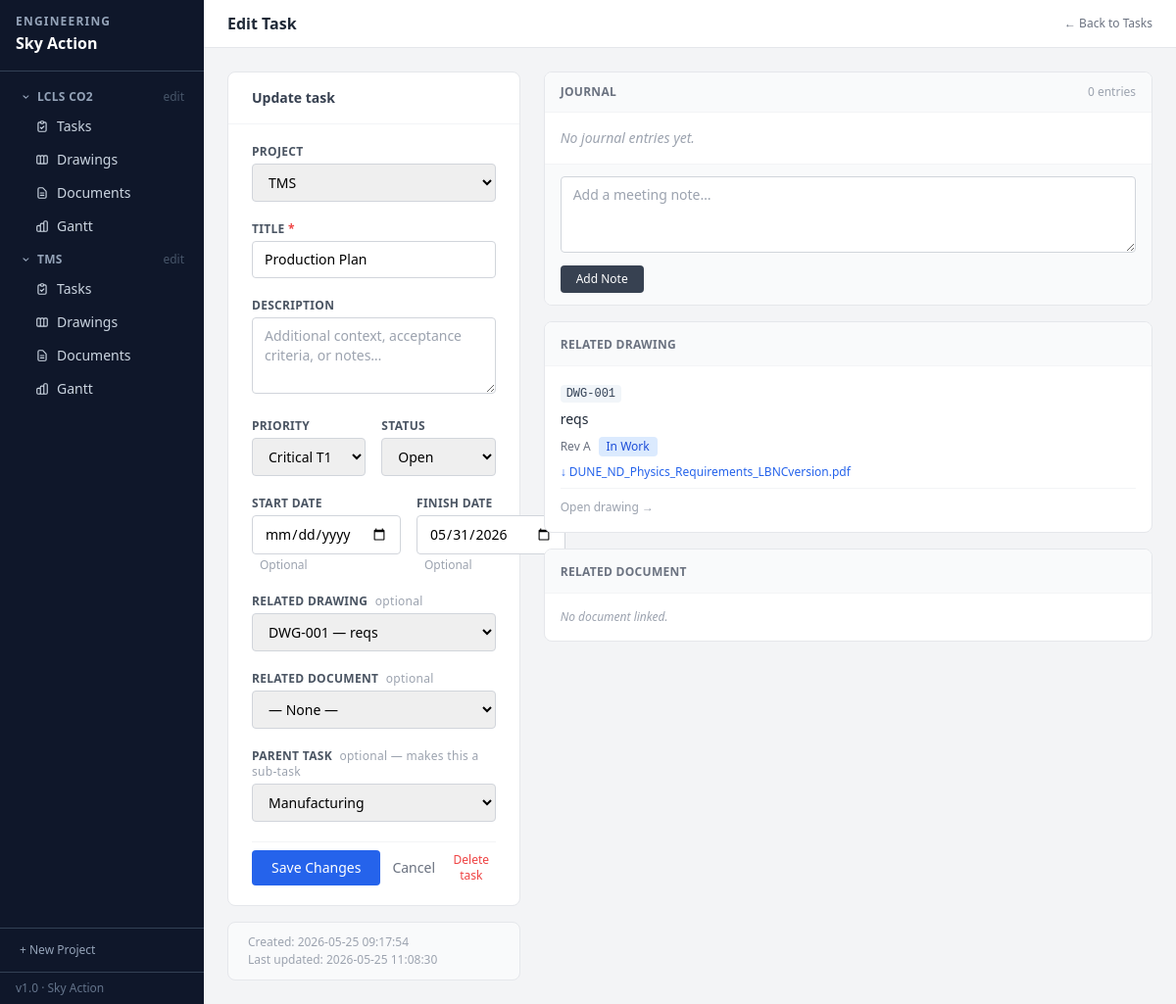
The page /tasks/5/edit on the database as committed earlier.
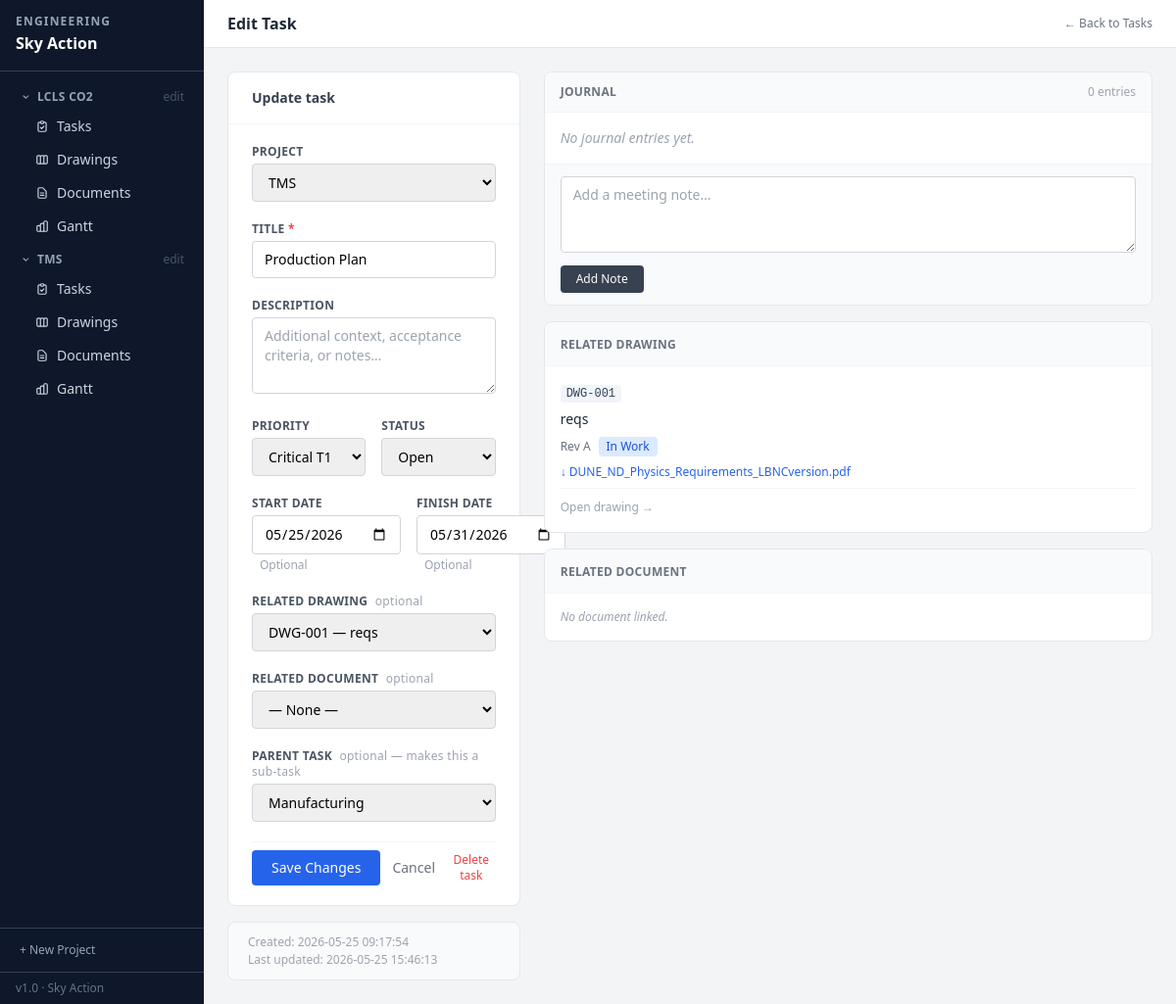
The same page on the database as committed later.
### tables this page shows
CREATE TABLE tasks (
    id          INTEGER PRIMARY KEY AUTOINCREMENT,
    title       TEXT NOT NULL,
    description TEXT DEFAULT '',
    priority    TEXT NOT NULL DEFAULT 'Medium',
    status      TEXT NOT NULL DEFAULT 'Open',
    finish_date    TEXT,
    drawing_id  INTEGER REFERENCES drawings(id) ON DELETE SET NULL,
    document_id INTEGER REFERENCES documents(id) ON DELETE SET NULL,
    created_at  TEXT NOT NULL DEFAULT (datetime('now','localtime')),
    updated_at  TEXT NOT NULL DEFAULT (datetime('now','localtime'))
, parent_id INTEGER REFERENCES tasks(id) ON DELETE CASCADE, project_id INTEGER REFERENCES projects(id) ON DELETE SET NULL, start_date TEXT);

CREATE TABLE projects (
    id          INTEGER PRIMARY KEY AUTOINCREMENT,
    name        TEXT NOT NULL,
    description TEXT DEFAULT '',
    status      TEXT NOT NULL DEFAULT 'Active',
    created_at  TEXT NOT NULL DEFAULT (datetime('now','localtime')),
    updated_at  TEXT NOT NULL DEFAULT (datetime('now','localtime'))
);

CREATE TABLE drawings (
    id          INTEGER PRIMARY KEY AUTOINCREMENT,
    number      TEXT UNIQUE NOT NULL,
    title       TEXT NOT NULL,
    revision    TEXT NOT NULL DEFAULT 'A',
    status      TEXT NOT NULL DEFAULT 'In Work',
    description TEXT DEFAULT '',
    filename    TEXT,
    orig_name   TEXT,
    created_at  TEXT NOT NULL DEFAULT (datetime('now','localtime')),
    updated_at  TEXT NOT NULL DEFAULT (datetime('now','localtime'))
, project_id INTEGER REFERENCES projects(id) ON DELETE SET NULL);

### app.py (the view, shortened to what this page needs)
@app.route('/tasks/<int:id>/edit', methods=['GET', 'POST'])
def task_edit(id):
    db = get_db()
    task = db.execute("SELECT * FROM tasks WHERE id=?", (id,)).fetchone()
    if not task:
        abort(404)
    dwgs = db.execute("SELECT id,number,title FROM drawings ORDER BY number").fetchall()
    docs = db.execute("SELECT id,number,title FROM documents ORDER BY number").fetchall()
    parent_tasks = db.execute(
        "SELECT id,title FROM tasks WHERE parent_id IS NULL AND id != ? ORDER BY title", (id,)
    ).fetchall()
    notes = db.execute(
        "SELECT * FROM task_notes WHERE task_id=? ORDER BY created_at DESC", (id,)
    ).fetchall()
    drawing = db.execute("SELECT * FROM drawings WHERE id=?",
                         (task['drawing_id'],)).fetchone() if task['drawing_id'] else None
    document = db.execute("SELECT * FROM documents WHERE id=?",
                          (task['document_id'],)).fetchone() if task['document_id'] else None
    return render_template('task_form.html', task=task, drawings=dwgs, docs=docs,
                           parent_tasks=parent_tasks, preselect_parent=None,
                           notes=notes, drawing=drawing, document=document,
                           default_project='')

### app.py (called while the page is built)
def get_db():
    if 'db' not in g:
        g.db = sqlite3.connect(str(DB_PATH))
        g.db.row_factory = sqlite3.Row
        g.db.execute("PRAGMA foreign_keys = ON")
    return g.db

@app.context_processor
def inject_globals():
    from datetime import date
    projects = get_db().execute("SELECT * FROM projects ORDER BY name").fetchall()
    return {'now': date.today().isoformat(), 'all_projects': projects}

@app.template_filter('status_badge')
def status_badge(s):
    cls = STATUS_COLORS.get(s, 'bg-gray-100 text-gray-600')
    return Markup(f'<span class="inline-flex items-center text-xs font-medium px-2 py-0.5 rounded {cls}">{s}</span>')

### templates/task_form.html (shortened to what the changed rows need)
{% extends "base.html" %}
{% block header %}{% if task %}Edit Task{% else %}New Task{% endif %}{% endblock %}
{% block content %}
{% if task %}<div class="grid grid-cols-3 gap-6 items-start">
  <div class="col-span-1 space-y-4">
{% else %}<div class="max-w-2xl">
{% endif %}
  <div class="bg-white rounded-lg border border-gray-200">
    <div class="px-6 py-4 border-b border-gray-100">
      <h2 class="font-semibold text-gray-700">
        {% if task %}Update task{% else %}Create a new task{% endif %}
      </h2>
    </div>
    <form method="post" class="px-6 py-5 space-y-5">
      <div>
        <label class="block text-xs font-semibold text-gray-600 uppercase tracking-wide mb-1">Project</label>
        <select name="project_id"
                class="w-full border border-gray-300 rounded px-3 py-2 text-sm focus:outline-none focus:ring-2 focus:ring-blue-400">
          {% for p in all_projects %}
            <option value="{{ p.id }}"
              {% if (task and task.project_id == p.id) or (not task and default_project == p.id | string) %}selected{% endif %}>
              {{ p.name }}
            </option>
          {% endfor %}
        </select>
      </div>
      <div>
        <label class="block text-xs font-semibold text-gray-600 uppercase tracking-wide mb-1">
          Title <span class="text-red-500">*</span>
        </label>
        <input type="text" name="title" required
               value="{{ task.title if task else '' }}"
               class="w-full border border-gray-300 rounded px-3 py-2 text-sm focus:outline-none focus:ring-2 focus:ring-blue-400"
               placeholder="e.g. Review CDR drawings for cryostat">
      </div>
      <div class="grid grid-cols-2 gap-4">
        <div>
          <label class="block text-xs font-semibold text-gray-600 uppercase tracking-wide mb-1">Priority</label>
          <select name="priority"
                  class="w-full border border-gray-300 rounded px-3 py-2 text-sm focus:outline-none focus:ring-2 focus:ring-blue-400">
            {% for level in ['Critical','High','Medium','Low'] %}
              <optgroup label="{{ level }}">
                {% for n in ['T1','T2','T3'] %}
                  {% set p = level ~ ' ' ~ n %}
                  <option value="{{ p }}" {% if (task and task.priority == p) or (not task and p == 'Medium T2') %}selected{% endif %}>
                  </option>
                {% endfor %}
              </optgroup>
            {% endfor %}
          </select>
        </div>
        <div>
          <label class="block text-xs font-semibold text-gray-600 uppercase tracking-wide mb-1">Status</label>
          <select name="status"
                  class="w-full border border-gray-300 rounded px-3 py-2 text-sm focus:outline-none focus:ring-2 focus:ring-blue-400">
            {% for s in ['Open','In Progress','Done'] %}
              <option value="{{ s }}" {% if (task and task.status == s) or (not task and s == 'Open') %}selected{% endif %}>
                {{ s }}
              </option>
            {% endfor %}
          </select>
        </div>
      </div>
      <div class="flex gap-4">
        <div>
          <label class="block text-xs font-semibold text-gray-600 uppercase tracking-wide mb-1">Start Date</label>
          <input type="date" name="start_date"
                 value="{{ task.start_date if task and task.start_date else '' }}"
                 class="border border-gray-300 rounded px-3 py-2 text-sm focus:outline-none focus:ring-2 focus:ring-blue-400">
          <span class="text-xs text-gray-400 ml-2">Optional</span>
        </div>
        <div>
          <label class="block text-xs font-semibold text-gray-600 uppercase tracking-wide mb-1">Finish Date</label>
          <input type="date" name="finish_date"
                 value="{{ task.finish_date if task and task.finish_date else '' }}"
                 class="border border-gray-300 rounded px-3 py-2 text-sm focus:outline-none focus:ring-2 focus:ring-blue-400">
          <span class="text-xs text-gray-400 ml-2">Optional</span>
        </div>
      </div>
      <div>
        <label class="block text-xs font-semibold text-gray-600 uppercase tracking-wide mb-1">
          Related Drawing
          <span class="text-gray-400 font-normal normal-case ml-1">optional</span>
        </label>
        <select name="drawing_id"
                class="w-full border border-gray-300 rounded px-3 py-2 text-sm focus:outline-none focus:ring-2 focus:ring-blue-400">
          {% for d in drawings %}
            <option value="{{ d.id }}" {% if task and task.drawing_id == d.id %}selected{% endif %}>
              {{ d.number }} — {{ d.title }}
            </option>
          {% endfor %}
        </select>
      </div>
      <div>
        <label class="block text-xs font-semibold text-gray-600 uppercase tracking-wide mb-1">
          Parent Task
          <span class="text-gray-400 font-normal normal-case ml-1">optional — makes this a sub-task</span>
        </label>
        <select name="parent_id"
                class="w-full border border-gray-300 rounded px-3 py-2 text-sm focus:outline-none focus:ring-2 focus:ring-blue-400">
          {% for p in parent_tasks %}
            <option value="{{ p.id }}"
              {% if (task and task.parent_id == p.id) or (not task and preselect_parent == p.id) %}selected{% endif %}>
              {{ p.title }}
            </option>
          {% endfor %}
        </select>
      </div>
    </form>
  </div>
  {% if task %}
  <div class="bg-gray-50 border border-gray-200 rounded-lg px-5 py-3 text-xs text-gray-400 space-y-0.5">
    <div>Created: {{ task.created_at }}</div>
    <div>Last updated: {{ task.updated_at }}</div>
  </div>
  {% endif %}
{% if task %}
  </div>
</div>
{% else %}</div>
{% endif %}
{% endblock %}

Rows that differ between the two databases and show on the page:
changed tasks "Production Plan": priority (not shown) → "Critical T1"; start_date (not shown) → "05/25/2026"; updated_at "2026-05-25 11:08:30" → "2026-05-25 15:46:13"
Other text that changed with them:
form field priority: "Critical T1" → (not shown)
